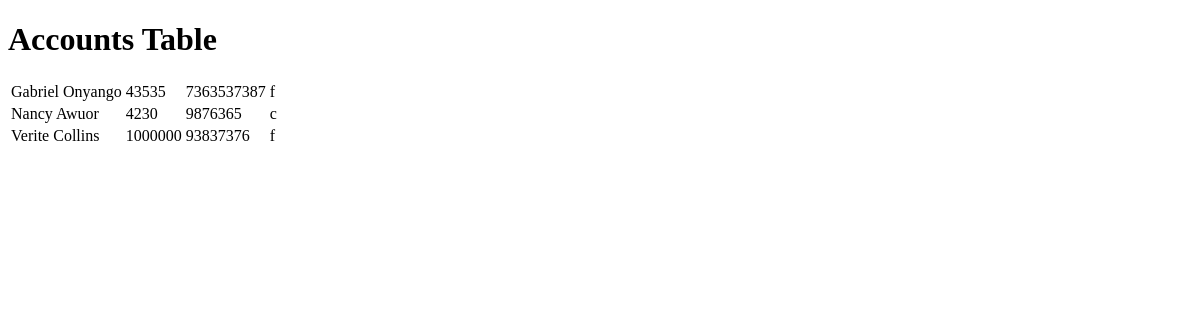
/accounts/, run on an earlier commit of the app's database.
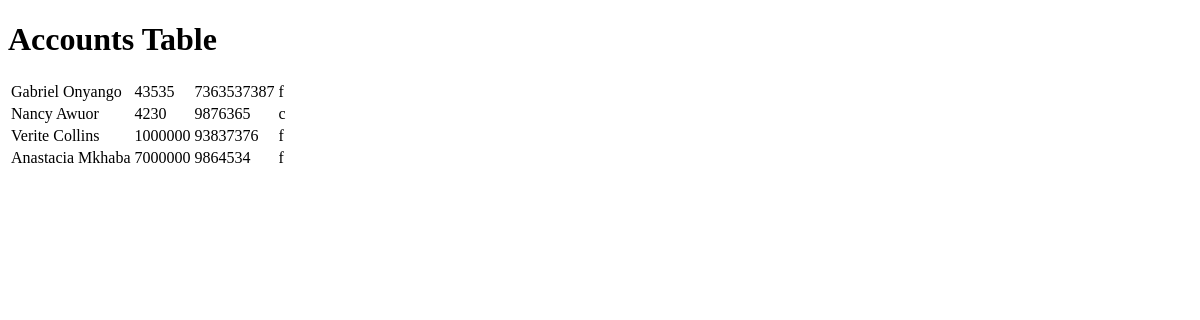
And on a later commit of the database.
### wallet/models.py (models this page shows)
class Account(models.Model):
    wallet=models.ForeignKey(Wallet,on_delete=models.CASCADE, related_name ='Account_wallet')
    account_number=models.IntegerField(default=0)
    ACCOUNT_CHOICE =  (
        ('f','Fixed'),
        ('c','CurrentAccount')
    )
    account_type=models.CharField(max_length=20,null=True, choices= ACCOUNT_CHOICE)
    balance=models.IntegerField()
    name=models.CharField(max_length=20,null=True)

### wallet/views.py (the view)
# urls.py: path("accounts/", listAccount, name = "account_list"),
def listAccount (request):
    accounts = Account.objects.all()
    return render(request, 'wallet/listAccount.html', {'accounts': accounts})

### wallet/templates/wallet/listAccount.html (shortened to what this page needs)
<!DOCTYPE html>
<html lang="en">
<head>
</head>
<body>
    <h1>Accounts Table</h1>
    <table>
        {% for account in accounts %}
         <tr>
        <td>{{account.name}}</td>
        <td>{{account.balance}}</td>
        <td>{{account.account_number}}</td>
        <td>{{account.account_type}}</td>
    </tr>
        {% endfor %}
    </table>
</body>
</html>

What changed in the data, as far as the page shows it:
added Account: name "Anastacia Mkhaba", balance "7000000", account_number "9864534", account_type "f"
